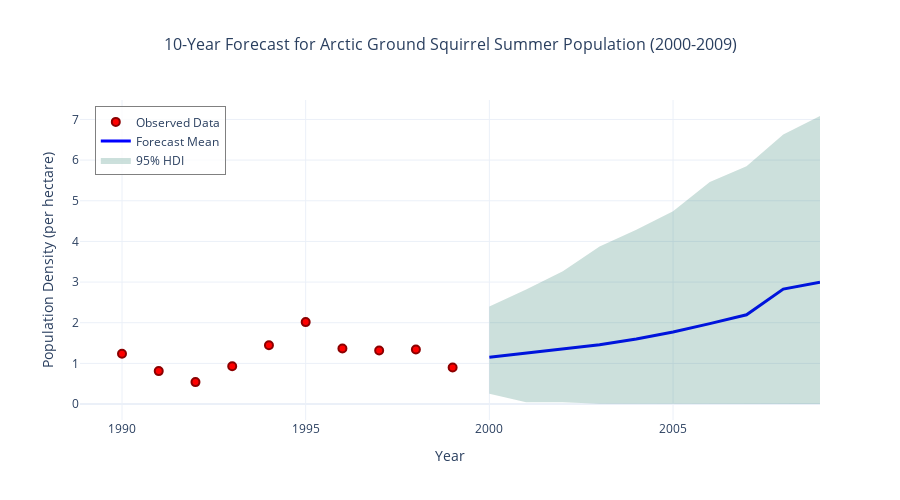

Notebook cell for this chart:
### Markdown cell above
### Forecasting with Random Walk Models

One of the key advantages of Bayesian time series models is their ability to generate **probabilistic forecasts** that naturally quantify uncertainty. For random walk models, forecasting involves extending the stochastic process beyond the observed data.

**Mathematical Foundation of Random Walk Forecasting**:

For a random walk $y_t = y_{t-1} + \epsilon_t$ where $\epsilon_t \sim \mathcal{N}(0, \sigma^2)$, the **h-step ahead forecast** from time $T$ is:

$$\hat{y}_{T+h|T} = y_T$$

The **forecast variance** grows linearly with the forecast horizon:

$$\text{Var}(y_{T+h|T}) = h \cdot \sigma^2$$

This means that:
- **Point forecasts** remain constant at the last observed value
- **Prediction intervals** widen linearly with time, reflecting increasing uncertainty
- **Long-term forecasts** become highly uncertain, which is realistic for many natural processes

Let's generate 10-year forecasts (2000-2009) for the Arctic ground squirrel population using our fitted random walk model. We'll use `pm.set_data()` with the `coords` argument to extend the time coordinate for the forecasting period.

### Code cell
# Generate a 10-year forecast
# Define forecast years (2000-2009)
forecast_years = np.arange(2000, 2010)
n_forecast = len(forecast_years)

# Set random seed for reproducibility
np.random.seed(RANDOM_SEED)

# Extract posterior samples
posterior = az.extract(trace_simple_rw)
log_walk_samples = posterior['log_walk'].to_numpy()  
sigma_walk_samples = posterior['sigma_walk'].to_numpy()
sigma_obs_samples = posterior['sigma_obs'].to_numpy()

# Get the final state (1999) from each posterior sample
final_log_state_samples = log_walk_samples[-1, :]
n_samples = len(final_log_state_samples)

# Generate all random steps at once - shape: (n_samples, n_forecast)
random_steps = np.random.normal(
    loc=0, 
    scale=sigma_walk_samples[:, np.newaxis], 
    size=(n_samples, n_forecast)
)

# Create the random walks using cumulative sum
future_increments = np.cumsum(random_steps, axis=1)

# Add the final state to all increments to get the full trajectories (log means)
future_log_means = final_log_state_samples[:, np.newaxis] + future_increments

# Generate lognormal samples using vectorized operations
# First, generate standard normal samples
Z = np.random.normal(0, 1, size=(n_samples, n_forecast))

# Transform to lognormal using the formula: exp(mu + sigma * Z)
future_trajectories = np.exp(future_log_means + sigma_obs_samples[:, np.newaxis] * Z)

# Calculate forecast statistics
forecast_mean = np.mean(future_trajectories, axis=0)
forecast_hdi = az.hdi(future_trajectories, hdi_prob=0.95)
forecast_lower = forecast_hdi[:, 0]
forecast_upper = forecast_hdi[:, 1]

# Create the forecast plot
fig = go.Figure()

# Add original data points (1990-1999)
fig.add_trace(go.Scatter(
    x=years,
    y=squirrel_density,
    mode='markers',
    name='Observed Data',
    marker=dict(
        size=8,
        color='red',
        symbol='circle',
        line=dict(width=2, color='darkred')
    )
))

# Add mean forecast line
fig.add_trace(go.Scatter(
    x=forecast_years,
    y=forecast_mean,
    mode='lines',
    name='Forecast Mean',
    line=dict(color='blue', width=3)
))

# Add 95% HDI as a shaded region
fig.add_trace(go.Scatter(
    x=np.concatenate([forecast_years, forecast_years[::-1]]),
    y=np.concatenate([forecast_upper, forecast_lower[::-1]]),
    fill='toself',
    fillcolor='rgba(0, 100, 80, 0.2)',
    line=dict(color='rgba(255,255,255,0)'),
    name='95% HDI',
    showlegend=True
))

# Update layout
fig.update_layout(
    title=dict(
        text='10-Year Forecast for Arctic Ground Squirrel Summer Population (2000-2009)',
        x=0.5,
        font=dict(size=16)
    ),
    xaxis_title='Year',
    yaxis_title='Population Density (per hectare)',
    width=900,
    height=500,
    template='plotly_white',
    legend=dict(
        x=0.02,
        y=0.98,
        bgcolor='rgba(255,255,255,0.8)',
        bordercolor='gray',
        borderwidth=1
    )
)

# Ensure y-axis doesn't go below zero for population density
fig.update_yaxes(range=[0, None])

fig.show()

### Figure 1 — Plotly figure (JSON) as saved in the notebook; plotly's stock layout.template omitted (floating-point values rounded to 4 significant figures)
{"data": [{"marker": {"color": "red", "line": {"color": "darkred", "width": 2}, "size": 8, "symbol": "circle"}, "mode": "markers", "name": "Observed Data", "type": "scatter", "x": [1990, 1991, 1992, 1993, 1994, 1995, 1996, 1997, 1998, 1999], "y": [1.235, 0.81, 0.54, 0.93, 1.445, 2.015, 1.368, 1.315, 1.342, 0.8987]}, {"line": {"color": "blue", "width": 3}, "mode": "lines", "name": "Forecast Mean", "type": "scatter", "x": [2000, 2001, 2002, 2003, 2004, 2005, 2006, 2007, 2008, 2009], "y": [1.152, 1.257, 1.358, 1.457, 1.601, 1.772, 1.978, 2.195, 2.827, 2.997]}, {"fill": "toself", "fillcolor": "rgba(0, 100, 80, 0.2)", "line": {"color": "rgba(255,255,255,0)"}, "name": "95% HDI", "showlegend": true, "type": "scatter", "x": [2000, 2001, 2002, 2003, 2004, 2005, 2006, 2007, 2008, 2009, 2009, 2008, 2007, 2006, 2005, 2004, 2003, 2002, 2001, 2000], "y": [2.402, 2.817, 3.267, 3.872, 4.287, 4.741, 5.464, 5.851, 6.627, 7.085, 0.001019, 0.001524, 0.001448, 0.004224, 0.006336, 0.002586, 0.008173, 0.04439, 0.0446, 0.2536]}], "layout": {"height": 500, "legend": {"bgcolor": "rgba(255,255,255,0.8)", "bordercolor": "gray", "borderwidth": 1, "x": 0.02, "y": 0.98}, "title": {"font": {"size": 16}, "text": "10-Year Forecast for Arctic Ground Squirrel Summer Population (2000-2009)", "x": 0.5}, "width": 900, "xaxis": {"title": {"text": "Year"}}, "yaxis": {"range": [0, null], "title": {"text": "Population Density (per hectare)"}}}}
